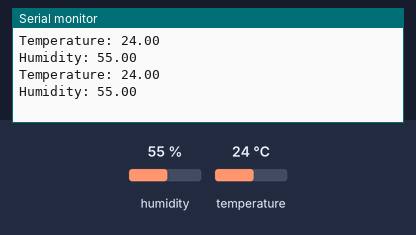
Simulated run of this sketch. Board: Arduino Uno, built with avr-gcc and run on an emulated ATmega328P. Parts: the last lines printed to the serial monitor. Wiring (inferred from the names in the program): DHT11 sensor: data pin 8. Inputs (shaded band) come from the test bench; at power-on: humidity 55 %, temperature 24 °C.

Above: at 8.8 s.
8.9 s: humidity set to 22 %
At 13.0 s:
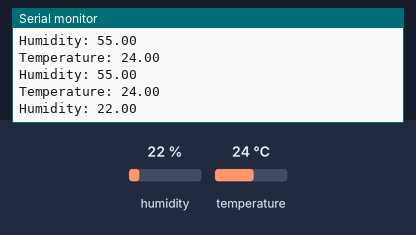
14.9 s: temperature set to 12 °C
At 16.9 s:
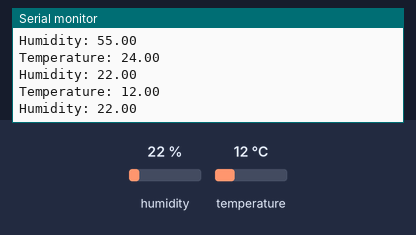
20.9 s: humidity set to 40 %
At 24.7 s:
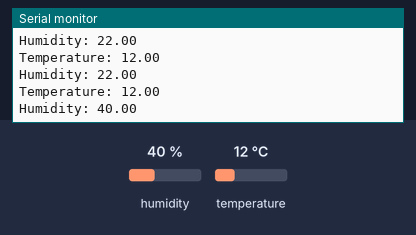
Timing chart, 0 to 26.2 s (numbered marks = the images above; inputs shaded):
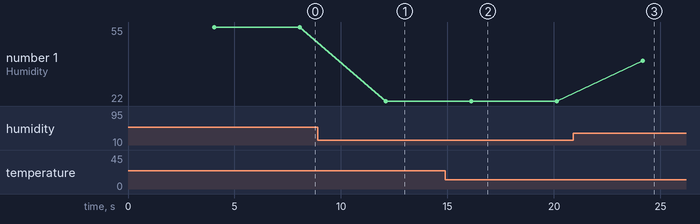

The sketch:

TestTempSensor.ino
```cpp
#include <dht.h>
#define DHT11_PIN 8
dht DHT;
int tempVal = 0;
int humidity = 0;
long readVal = 0;
float x = 61.4;
void setup() {
  Serial.begin(9600);
  readVal = millis() + 4000;
}

void loop() {

if (millis() > readVal) {
  int chk = DHT.read11(DHT11_PIN);
  Serial.print("Temperature: "); Serial.println(DHT.temperature);
  Serial.print("Humidity: "); Serial.println(DHT.humidity);
  readVal = millis() + 4000;
}

}
```

Measured:
- after the input at 8.9 s, the serial monitor: prints a new line after 3.2 s (image 1)
- after the input at 14.9 s, the serial monitor: prints a new line after 1.2 s (image 2)
- after the input at 20.9 s, the serial monitor: prints a new line after 3.3 s (image 3)
- plotted number 1: 55 → 22 after the input at 8.9 s, 22 → 40 after the input at 20.9 s
